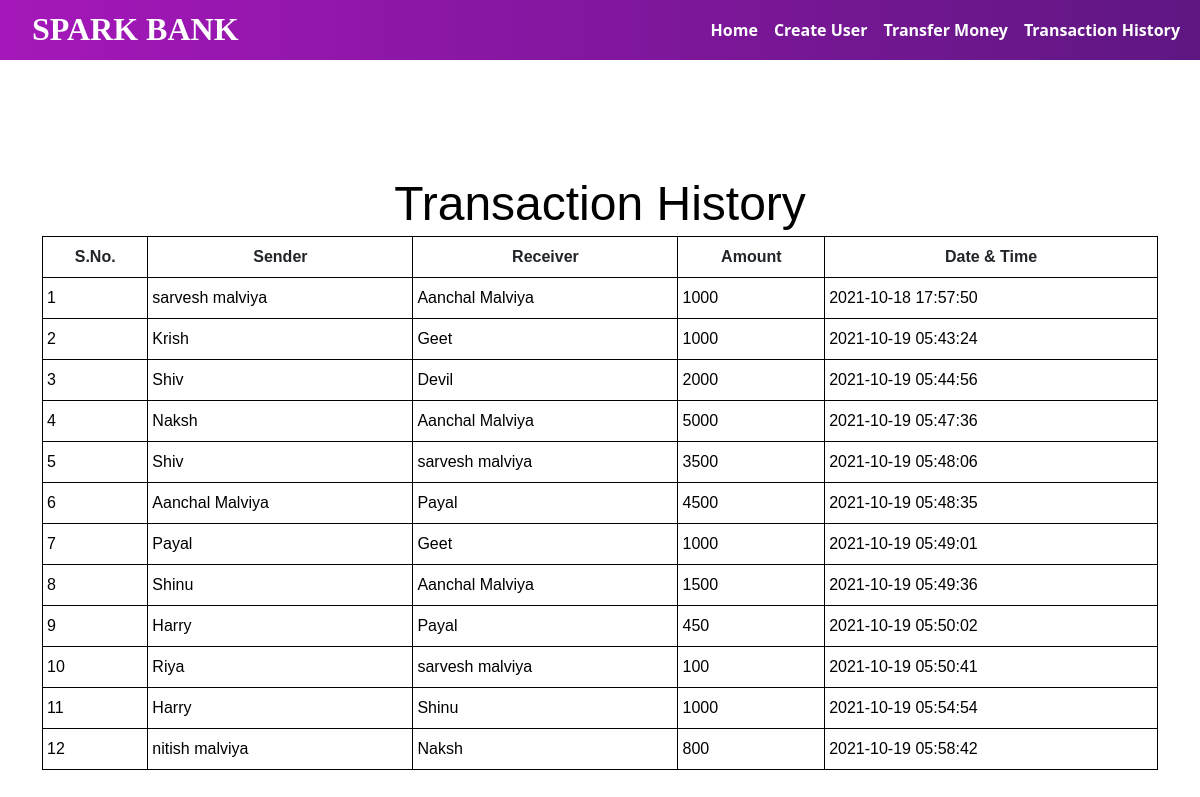
Page /transfer_history.php on the committed database.
### tables this page shows
CREATE TABLE `transaction` (
  `sno` int(250) NOT NULL,
  `sender` varchar(250) NOT NULL,
  `receiver` varchar(250) NOT NULL,
  `amount` int(250) NOT NULL,
  `datetime` timestamp NOT NULL DEFAULT current_timestamp() ON UPDATE current_timestamp()
);

### transfer_history.php (the view, shortened to what this page needs)
<!DOCTYPE html>
<html lang="en">
<head>
    <link rel="stylesheet" href="CSS/trans_history.css">
    <link href="https://cdn.jsdelivr.net/npm/bootstrap@5.1.1/dist/css/bootstrap.min.css" rel="stylesheet">
</head>
<body>
<section id="nav-bar">
    <nav class="navbar navbar-expand-lg navbar-light">
  <div class="container-fluid">
    <a class="navbar-brand" href="index.php"><h2>SPARK BANK</h2></a>
    <div class="collapse navbar-collapse" id="navbarNav">
      <ul class="navbar-nav">
        <li class="nav-item">
          <a class="nav-link" href="index.php">Home</a>
        </li>
        <li class="nav-item">
          <a class="nav-link" href="create_user.php">Create User</a>
        </li>
        <li class="nav-item">
          <a class="nav-link" href="trans_money.php">Transfer Money</a>
        </li>
        <li class="nav-item">
          <a class="nav-link" href="transfer_history.php">Transaction History</a>
        </li>
      </ul>
    </div>
  </div>
</nav>
</section>
<br><br><br><br><br>
<div class="container">
  <h1 class="display-5 lh-1 pt-0 pb-0 text-center" style="color :black;">Transaction History</h1>
  <div class="table-responsive-sm">
    <table class="table table-hover table-sm table-stripped table-bordered" style="border-color:black;">
      <tr>
        <th class="text-center py-2 colorr">S.No.</th>
        <th class="text-center py-2 colorr">Sender</th>
        <th class="text-center py-2 colorr">Receiver</th>
        <th class="text-center py-2 colorr">Amount</th>
        <th class="text-center py-2 colorr">Date & Time</th>
      </tr>
       <?php
           include 'connection.php';
           $q ="SELECT * FROM transaction";
           $query =mysqli_query($con, $q);
           while($rows = mysqli_fetch_assoc($query))
           {
            ?>
            <tr style="color: black;">
              <td class="py-2"><?php echo $rows['sno'] ?></td>
              <td class="py-2"><?php echo $rows['sender'] ?></td>
              <td class="py-2"><?php echo $rows['receiver'] ?></td>
              <td class="py-2"><?php echo $rows['amount'] ?></td>
              <td class="py-2"><?php echo $rows['datetime'] ?></td>
            <?php
           }
           ?>
    </table>
  </div>
</div>

### CSS/trans_history.css (style rules this page uses)
* { margin: 0px; padding: 0px; }
body { font-family: sans-serif; }
.navbar-nav { margin-left: auto; }
#nav-bar { position: sticky; top: 0; z-index: 10; }
.navbar { background-image: linear-gradient(to right, #a517ba, #5f1782); padding: 0 !important; }
.navbar-brand { height: 60px; padding-left: 20px; }
.navbar-brand h2 { padding-top: 5px; font-weight: 800; color: #fff; font-family: cursive; }
.navbar-nav li { padding: 0 10; }
.navbar-nav li a { color: #fff !important; font-weight: 600; float: right; text-align: left; }
.container { font-family: sans-serif; }

### rows in the picture
transaction: sno "1", sender "sarvesh malviya", receiver "Aanchal Malviya", amount "1000", datetime "2021-10-18 17:57:50"
transaction: sno "2", sender "Krish", receiver "Geet", amount "1000", datetime "2021-10-19 05:43:24"
transaction: sno "3", sender "Shiv", receiver "Devil", amount "2000", datetime "2021-10-19 05:44:56"
transaction: sno "4", sender "Naksh", receiver "Aanchal Malviya", amount "5000", datetime "2021-10-19 05:47:36"
transaction: sno "5", sender "Shiv", receiver "sarvesh malviya", amount "3500", datetime "2021-10-19 05:48:06"
transaction: sno "6", sender "Aanchal Malviya", receiver "Payal", amount "4500", datetime "2021-10-19 05:48:35"
transaction: sno "7", sender "Payal", receiver "Geet", amount "1000", datetime "2021-10-19 05:49:01"
transaction: sno "8", sender "Shinu", receiver "Aanchal Malviya", amount "1500", datetime "2021-10-19 05:49:36"
transaction: sno "9", sender "Harry", receiver "Payal", amount "450", datetime "2021-10-19 05:50:02"
transaction: sno "10", sender "Riya", receiver "sarvesh malviya", amount "100", datetime "2021-10-19 05:50:41"
transaction: sno "11", sender "Harry", receiver "Shinu", amount "1000", datetime "2021-10-19 05:54:54"
transaction: sno "12", sender "nitish malviya", receiver "Naksh", amount "800", datetime "2021-10-19 05:58:42"
